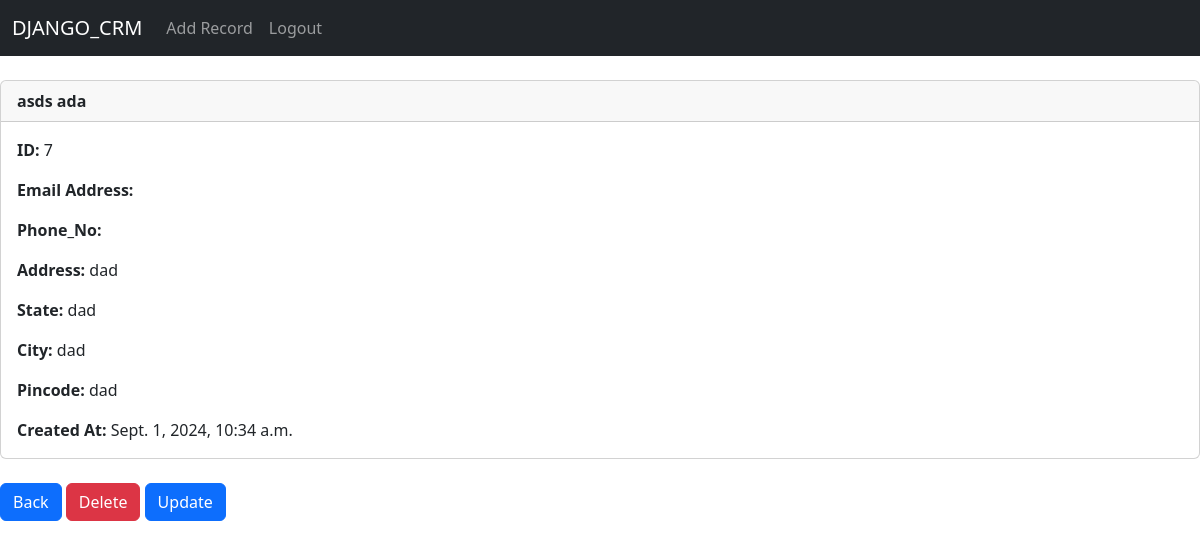
Page /record/7 (signed in) on the committed database.
### website/models.py (models this page shows, shortened)
class Record(models.Model):
    created_at = models.DateTimeField(auto_now_add=True)
    first_name = models.CharField(max_length=50)
    last_name = models.CharField(max_length=50)
    address = models.CharField(max_length=100)
    state = models.CharField(max_length=50)
    city = models.CharField(max_length=50)
    pincode = models.CharField(max_length=20)
    email_address = models.CharField(max_length=50)
    phone_no = models.CharField(max_length=10)

### website/views.py (the view)
# urls.py: path('record/<int:pk>',views.customer_record, name="record"),
def customer_record(request, pk):
    if request.user.is_authenticated:
        customer_record = Record.objects.get(id=pk)
        return render(request,'website/record.html',{'customer_record':customer_record})
    else:
        messages.success(request,"You Must be Logged In To View The Record")
        return redirect('home')

### website/templates/website/record.html
{% extends "layout.html" %}
{% block content %}
<div class="card">
    <div class="card-header">
    <strong>
        {{customer_record.first_name}}
        {{customer_record.last_name}}</strong>
    </div>
    <div class="card-body">
        <p class="card-text">
            <strong>ID: </strong>{{customer_record.id}}<br>
        </p>
        <p class="card-text">
            <strong>Email Address: </strong>{{customer_record.email_address}}<br>
        </p>
        <p class="card-text">
            <strong>Phone_No: </strong>{{customer_record.phone_no}}<br>
        </p>
        <p class="card-text">
            <strong>Address: </strong>{{customer_record.address}}<br>
        </p>
        <p class="card-text">
            <strong>State: </strong>{{customer_record.state}}<br>
        </p>
        <p class="card-text">
            <strong>City: </strong>{{customer_record.city}}<br>
        </p>
        <p class="card-text">
            <strong>Pincode: </strong>{{customer_record.pincode}}<br>
        </p>
        <p class="card-text">
            <strong>Created At: </strong>{{customer_record.created_at}}<br>
        </p>
    </div>
  </div>
  <br>
  <a href="{% url 'home' %}" class="btn btn-primary">Back</a>
  <a href="{% url 'delete_record' customer_record.id %}" class="btn btn-danger">Delete</a>
  <a href="{% url 'update_record' customer_record.id %}" class="btn btn-primary">Update</a>
{% endblock %}

### rows in the picture
Record: first_name "asds", last_name "ada", id "7", address "dad", state "dad", city "dad", pincode "dad", created_at "Sept. 1, 2024, 10:34 a.m."
